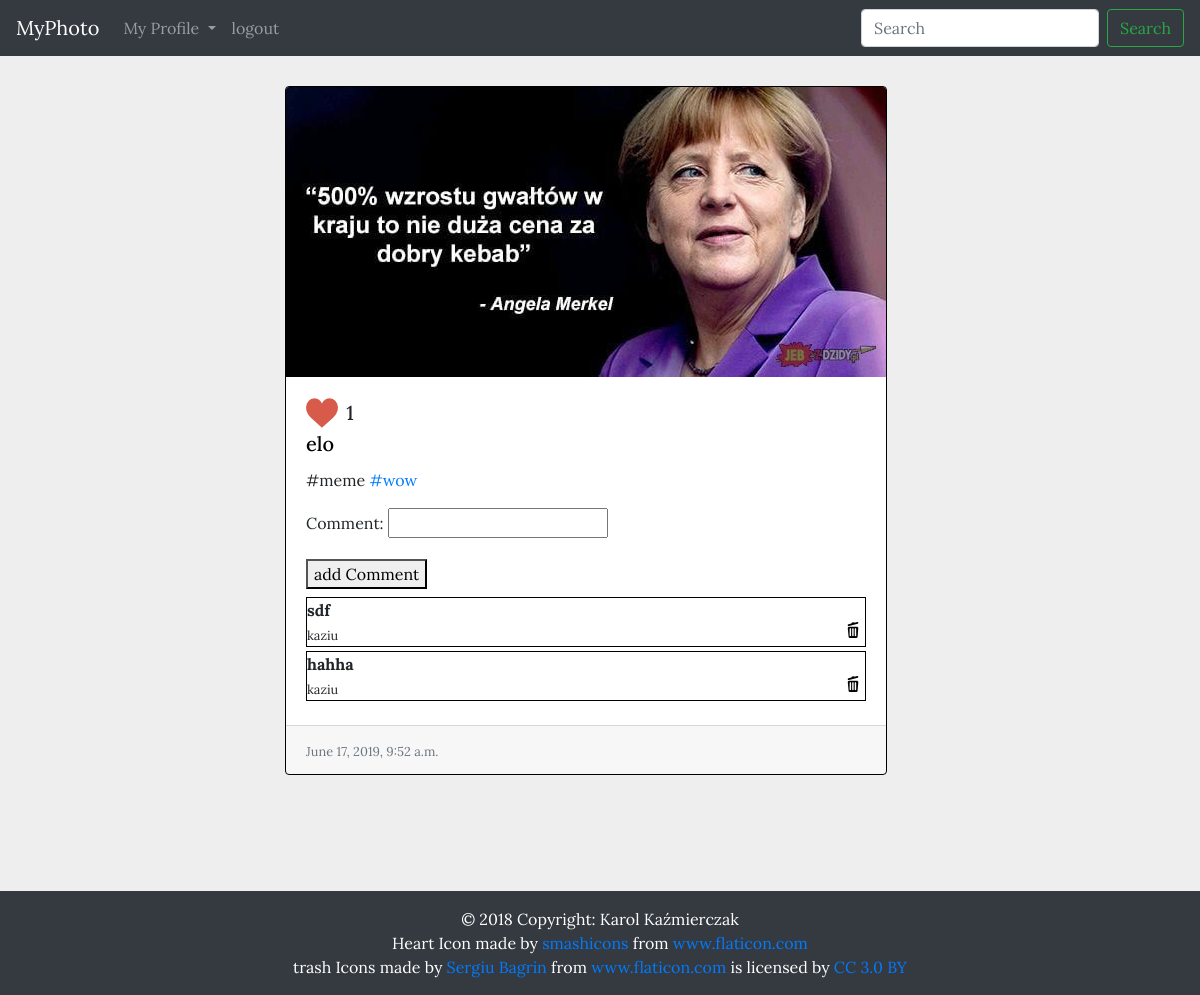
/p/uywanOdPUCXcLZvF8bsCnObOL/ (signed in), run on the app's committed database.
### Photo/models.py (models this page shows, shortened)
class Photo(models.Model):
    author = models.ForeignKey(User, on_delete=models.CASCADE)
    description = models.CharField(max_length=250)
    image = models.ImageField(upload_to='image/', blank=False, null=False)
    slug = models.SlugField(blank=False, null=False, unique=True)
    publish_date = models.DateTimeField(auto_now_add=True)
    like = models.BigIntegerField(default=0)
    class Meta:
        ordering = ['-publish_date', '-author']

class Coments(models.Model):
    author = models.ForeignKey(User, on_delete=models.CASCADE, null=False)
    photo = models.ForeignKey(Photo, on_delete=models.CASCADE, null=False)
    comment = models.CharField(max_length=240, null=False)
    data = models.DateTimeField(auto_now_add=True)
    class Meta:
        ordering = ['-data', '-author']

### Photo/views.py (the view, shortened to what this page needs)
# urls.py: path('<str:slug>/',show_photo),
@login_required
def show_photo(request,slug):
    form =  addComment()
    obj = Photo.objects.filter(slug=slug)
    photo_like = UserLike.objects.filter(user=request.user, photo=obj.first(), islike=True)
    com = Coments.objects.filter(photo__in=obj)
    context = {
        'photo': obj.first(),
        'form': form,
        'comments': com,
        "toBottom": True
    }
    if len(photo_like) > 0:
        context['like'] = True
    else:
        context['like'] = False
    return render(request, 'photo.html', context)

### Photo/forms.py
class addComment(forms.ModelForm):
    class Meta:
        model = Coments
        fields = ['comment']

### Photo/templates/photo.html (shortened to what this page needs)
{% extends 'base.html' %}
{% block css %} /assets/css/main.css {% endblock %}
{% block content %}
<div class="row">
    {% if like %}
        {% include 'photo/photo_tem.html' with photo=photo a=False like=True id=1 addComment=True form=form%}
    {% else %}
        {% include 'photo/photo_tem.html' with photo=photo a=False like=False id=1  addComment=True form=form%}
    {%endif %}
</div>
{% endblock %}

### templates/photo/photo_tem.html
<div class="card-deck {% if mb %} mb-3 {% endif %}">
    <div class="card-deck">
      <div class="card">
          {% if a %}
              <a href="{{photo.get_absolute_url}}">
                <img class="card-img-top" src="{{ photo.image.url }}" alt="Card image cap">
              </a>
          {% else %}
            <img class="card-img-top" src="{{ photo.image.url }}" alt="Card image cap">
          {%endif %}
        <div class="card-body">
          <h5 class="card-title">
            {% if like %}
              <button type="submit" onclick="unlike({{id}},{{photo.pk}})"id="{{id}}" class="like btn"></button>
            {% elif not like %}
              <button onclick="like({{id}},{{photo.pk}})"id="{{id}}" class="unlike btn"></button>
          {% endif %}
          <span id="like{{id}}">{{ photo.like }}</span>
          <br>
              <a class="toProf" href="/u/{{photo.author.username}}"> {{ photo.author.username }} </a>
          </h5>
          <p class="card-text description">{{ photo.description }}</p>
            {% if addComment %}
                {{ form.as_p }}
                <button class="mb-2" onclick="addComment({{photo.pk}},'{{request.user}}')">add Comment</button>
                <div  id="allCom">
                {% for com in comments %}
                    <div class="mb-1 comments" id="com{{com.pk}}" >
                        <b>{{ com.comment }}</b>
                        <br>
                        <small>{{ com.author}}</small>
                         <img onclick="deleteCom({{com.pk}})"  src="/assets/icon/trash-can.png">
                    </div>
                {% endfor %}
                </div>
            {% else %}
                <a class="link" href="{{photo.get_absolute_url}}">add comment</a>
            {% endif %}
        </div>
        <div class="card-footer">
          <small class="text-muted">{{ photo.publish_date}}</small>
        </div>
      </div>
    </div>
</div>

### assets/css/main.css (style rules this page uses)
html,body { background-color: #eee; font-family: 'Lora', serif !important; height: 100%; }
.like { background-color: white; width:35px; height:35px; background-image: url('/assets/icon/like.png') ; background-repeat: no-repeat; background-size: 32px 32px; color: #000; border: 0px; }
.comments { border: 1px solid black; }
.card { margin: 0 auto; float: none; margin-bottom: 10px; border: 1px solid black; }
.comments>img { width: 16px; height: 16px; position: absolute; right: 25px; }
.toProf { color: black; }

### data on the page
Photo: image (picture), like "1", author.username "elo", description "#meme", publish_date "June 17, 2019, 9:52 a.m."
Coments: comment "sdf", author "kaziu"
Coments: comment "hahha", author "kaziu"
